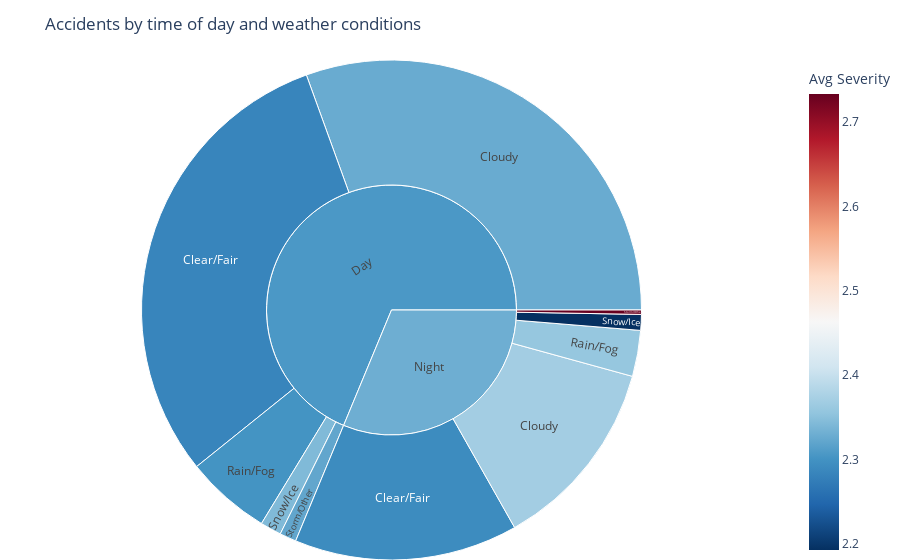

Notebook source saved alongside this figure:
### Code cell
# Plot plotly visualisation
fig = px.sunburst(
    df_plots,
    path=['sunrise_sunset', 'weather'], 
    values='severity',
    color='severity',  
    color_continuous_scale='RdBu_r', 
    title="Accidents by time of day and weather conditions",
    branchvalues="total"
)

fig.update_layout(
    margin=dict(t=60, l=0, r=0, b=0),
    coloraxis_colorbar_title="Avg Severity"
)

fig.show()

### Figure 1 — Plotly figure (JSON) as saved in the notebook; plotly's stock layout.template omitted (floating-point values rounded to 4 significant figures)
{"data": [{"branchvalues": "total", "customdata": [[2.284], [2.292], [2.327], [2.369], [2.302], [2.358], [2.342], [2.193], [2.322], [2.733], [2.306], [2.33]], "domain": {"x": [0, 1], "y": [0, 1]}, "hovertemplate": "labels=%{label}<br>severity_sum=%{value}<br>parent=%{parent}<br>id=%{id}<br>severity=%{color}<extra></extra>", "ids": ["Day/Clear/Fair", "Night/Clear/Fair", "Day/Cloudy", "Night/Cloudy", "Day/Rain/Fog", "Night/Rain/Fog", "Day/Snow/Ice", "Night/Snow/Ice", "Day/Storm/Other", "Night/Storm/Other", "Day", "Night"], "labels": ["Clear/Fair", "Clear/Fair", "Cloudy", "Cloudy", "Rain/Fog", "Rain/Fog", "Snow/Ice", "Snow/Ice", "Storm/Other", "Storm/Other", "Day", "Night"], "marker": {"coloraxis": "coloraxis", "colors": [2.284, 2.292, 2.327, 2.369, 2.302, 2.358, 2.342, 2.193, 2.322, 2.733, 2.306, 2.33]}, "name": "", "parents": ["Day", "Night", "Day", "Night", "Day", "Night", "Day", "Night", "Day", "Night", "", ""], "type": "sunburst", "values": [3231, 1545, 3262, 1338, 590, 318, 146, 109, 115, 30, 7344, 3340]}], "layout": {"coloraxis": {"colorbar": {"title": {"text": "Avg Severity"}}, "colorscale": [[0, "rgb(5,48,97)"], [0.1, "rgb(33,102,172)"], [0.2, "rgb(67,147,195)"], [0.3, "rgb(146,197,222)"], [0.4, "rgb(209,229,240)"], [0.5, "rgb(247,247,247)"], [0.6, "rgb(253,219,199)"], [0.7, "rgb(244,165,130)"], [0.8, "rgb(214,96,77)"], [0.9, "rgb(178,24,43)"], [1, "rgb(103,0,31)"]]}, "legend": {"tracegroupgap": 0}, "margin": {"b": 0, "l": 0, "r": 0, "t": 60}, "title": {"text": "Accidents by time of day and weather conditions"}}}
